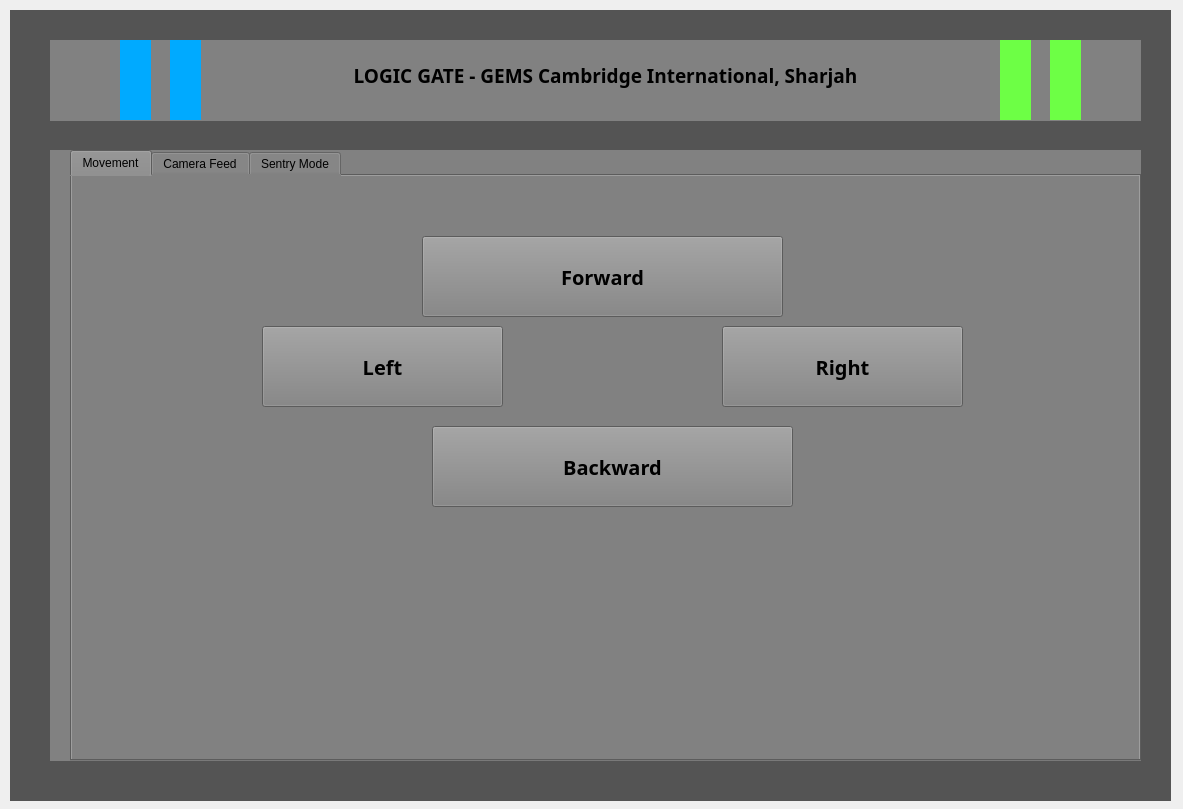
<?xml version="1.0" encoding="UTF-8"?>
<ui version="4.0">
 <class>Form</class>
 <widget class="QWidget" name="Form">
  <property name="geometry">
   <rect>
    <x>0</x>
    <y>0</y>
    <width>1183</width>
    <height>809</height>
   </rect>
  </property>
  <property name="windowTitle">
   <string>Form</string>
  </property>
  <widget class="QWidget" name="main_backdrop" native="true">
   <property name="geometry">
    <rect>
     <x>10</x>
     <y>10</y>
     <width>1161</width>
     <height>791</height>
    </rect>
   </property>
   <property name="styleSheet">
    <string notr="true">background-color : rgb(84, 84, 84)</string>
   </property>
   <widget class="QWidget" name="main_header" native="true">
    <property name="geometry">
     <rect>
      <x>40</x>
      <y>30</y>
      <width>1091</width>
      <height>81</height>
     </rect>
    </property>
    <property name="styleSheet">
     <string notr="true">background-color : rgb(129, 129, 129)</string>
    </property>
    <widget class="QLabel" name="header">
     <property name="geometry">
      <rect>
       <x>170</x>
       <y>10</y>
       <width>771</width>
       <height>51</height>
      </rect>
     </property>
     <property name="font">
      <font>
       <family>Cascadia Code SemiBold</family>
       <pointsize>14</pointsize>
       <weight>75</weight>
       <bold>true</bold>
      </font>
     </property>
     <property name="layoutDirection">
      <enum>Qt::LeftToRight</enum>
     </property>
     <property name="frameShadow">
      <enum>QFrame::Raised</enum>
     </property>
     <property name="text">
      <string>LOGIC GATE - GEMS Cambridge International, Sharjah</string>
     </property>
     <property name="alignment">
      <set>Qt::AlignCenter</set>
     </property>
    </widget>
    <widget class="QWidget" name="green_strip" native="true">
     <property name="geometry">
      <rect>
       <x>950</x>
       <y>0</y>
       <width>31</width>
       <height>80</height>
      </rect>
     </property>
     <property name="styleSheet">
      <string notr="true">background-color : rgb(109, 255, 69)</string>
     </property>
    </widget>
    <widget class="QWidget" name="green_strip_2" native="true">
     <property name="geometry">
      <rect>
       <x>1000</x>
       <y>0</y>
       <width>31</width>
       <height>80</height>
      </rect>
     </property>
     <property name="styleSheet">
      <string notr="true">background-color : rgb(109, 255, 69)</string>
     </property>
     <widget class="QWidget" name="green_strip_3" native="true">
      <property name="geometry">
       <rect>
        <x>50</x>
        <y>0</y>
        <width>31</width>
        <height>80</height>
       </rect>
      </property>
      <property name="styleSheet">
       <string notr="true">background-color : rgb(109, 255, 69)</string>
      </property>
     </widget>
     <widget class="QWidget" name="green_strip_4" native="true">
      <property name="geometry">
       <rect>
        <x>0</x>
        <y>0</y>
        <width>31</width>
        <height>80</height>
       </rect>
      </property>
      <property name="styleSheet">
       <string notr="true">background-color : rgb(109, 255, 69)</string>
      </property>
     </widget>
    </widget>
    <widget class="QWidget" name="widget_2" native="true">
     <property name="geometry">
      <rect>
       <x>120</x>
       <y>0</y>
       <width>31</width>
       <height>80</height>
      </rect>
     </property>
     <property name="styleSheet">
      <string notr="true">background-color : rgb(0, 170, 255)</string>
     </property>
    </widget>
    <widget class="QWidget" name="widget_3" native="true">
     <property name="geometry">
      <rect>
       <x>70</x>
       <y>0</y>
       <width>31</width>
       <height>80</height>
      </rect>
     </property>
     <property name="styleSheet">
      <string notr="true">background-color : rgb(0, 170, 255)</string>
     </property>
    </widget>
   </widget>
   <widget class="QWidget" name="widget" native="true">
    <property name="geometry">
     <rect>
      <x>40</x>
      <y>140</y>
      <width>1091</width>
      <height>611</height>
     </rect>
    </property>
    <property name="styleSheet">
     <string notr="true">background-color : rgb(129, 129, 129)</string>
    </property>
    <widget class="QTabWidget" name="main_tabs">
     <property name="geometry">
      <rect>
       <x>20</x>
       <y>0</y>
       <width>1071</width>
       <height>611</height>
      </rect>
     </property>
     <property name="tabShape">
      <enum>QTabWidget::Rounded</enum>
     </property>
     <property name="currentIndex">
      <number>0</number>
     </property>
     <property name="tabsClosable">
      <bool>false</bool>
     </property>
     <property name="movable">
      <bool>true</bool>
     </property>
     <widget class="QWidget" name="tab1">
      <attribute name="title">
       <string>Movement</string>
      </attribute>
      <widget class="QPushButton" name="frwrd_btn">
       <property name="geometry">
        <rect>
         <x>350</x>
         <y>60</y>
         <width>361</width>
         <height>81</height>
        </rect>
       </property>
       <property name="font">
        <font>
         <family>Cascadia Code SemiBold</family>
         <pointsize>15</pointsize>
         <weight>75</weight>
         <bold>true</bold>
        </font>
       </property>
       <property name="styleSheet">
        <string notr="true"/>
       </property>
       <property name="text">
        <string>Forward</string>
       </property>
      </widget>
      <widget class="QPushButton" name="right_btn">
       <property name="geometry">
        <rect>
         <x>650</x>
         <y>150</y>
         <width>241</width>
         <height>81</height>
        </rect>
       </property>
       <property name="font">
        <font>
         <family>Cascadia Code SemiBold</family>
         <pointsize>15</pointsize>
         <weight>75</weight>
         <bold>true</bold>
        </font>
       </property>
       <property name="text">
        <string>Right</string>
       </property>
      </widget>
      <widget class="QPushButton" name="bkwrd_btn">
       <property name="geometry">
        <rect>
         <x>360</x>
         <y>250</y>
         <width>361</width>
         <height>81</height>
        </rect>
       </property>
       <property name="font">
        <font>
         <family>Cascadia Code SemiBold</family>
         <pointsize>15</pointsize>
         <weight>75</weight>
         <bold>true</bold>
        </font>
       </property>
       <property name="text">
        <string>Backward</string>
       </property>
      </widget>
      <widget class="QPushButton" name="left_btn">
       <property name="geometry">
        <rect>
         <x>190</x>
         <y>150</y>
         <width>241</width>
         <height>81</height>
        </rect>
       </property>
       <property name="font">
        <font>
         <family>Cascadia Code SemiBold</family>
         <pointsize>15</pointsize>
         <weight>75</weight>
         <bold>true</bold>
        </font>
       </property>
       <property name="text">
        <string>Left</string>
       </property>
      </widget>
     </widget>
     <widget class="QWidget" name="tab2">
      <attribute name="title">
       <string>Camera Feed</string>
      </attribute>
      <widget class="QWidget" name="OBJ_dtct" native="true">
       <property name="geometry">
        <rect>
         <x>130</x>
         <y>30</y>
         <width>761</width>
         <height>511</height>
        </rect>
       </property>
       <property name="styleSheet">
        <string notr="true">background-color : rgb(84, 84, 84)</string>
       </property>
       <widget class="QLabel" name="label">
        <property name="geometry">
         <rect>
          <x>210</x>
          <y>450</y>
          <width>331</width>
          <height>51</height>
         </rect>
        </property>
        <property name="font">
         <font>
          <family>Cascadia Code SemiBold</family>
          <pointsize>17</pointsize>
          <weight>75</weight>
          <bold>true</bold>
         </font>
        </property>
        <property name="text">
         <string>VIDEO CAMERA </string>
        </property>
        <property name="alignment">
         <set>Qt::AlignCenter</set>
        </property>
       </widget>
      </widget>
     </widget>
     <widget class="QWidget" name="tab3">
      <attribute name="title">
       <string>Sentry Mode</string>
      </attribute>
      <widget class="QWidget" name="Sentry_cam" native="true">
       <property name="geometry">
        <rect>
         <x>130</x>
         <y>30</y>
         <width>761</width>
         <height>511</height>
        </rect>
       </property>
       <property name="styleSheet">
        <string notr="true">background-color : rgb(84, 84, 84)</string>
       </property>
       <widget class="QLabel" name="label_2">
        <property name="geometry">
         <rect>
          <x>210</x>
          <y>450</y>
          <width>331</width>
          <height>51</height>
         </rect>
        </property>
        <property name="font">
         <font>
          <family>Cascadia Code SemiBold</family>
          <pointsize>17</pointsize>
          <weight>75</weight>
          <bold>true</bold>
         </font>
        </property>
        <property name="text">
         <string>VIDEO CAMERA </string>
        </property>
        <property name="alignment">
         <set>Qt::AlignCenter</set>
        </property>
       </widget>
      </widget>
     </widget>
    </widget>
   </widget>
  </widget>
 </widget>
 <resources/>
 <connections/>
</ui>
